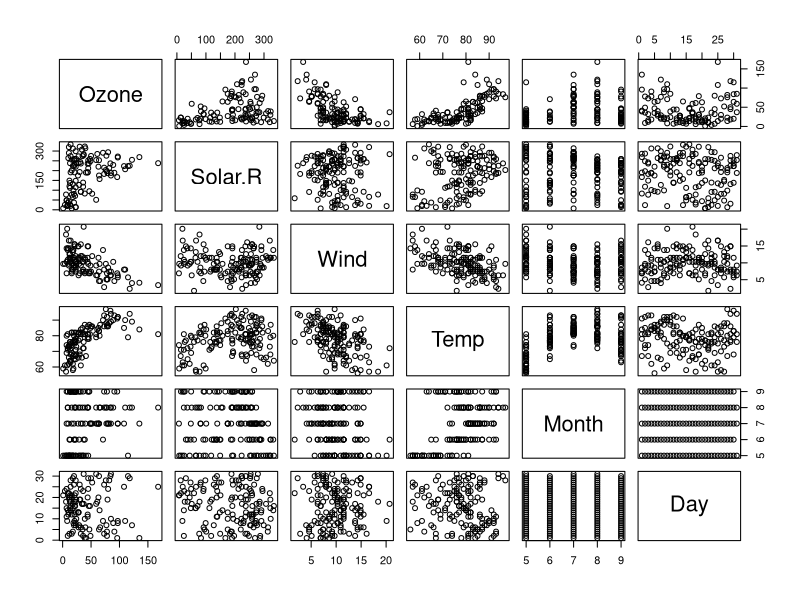
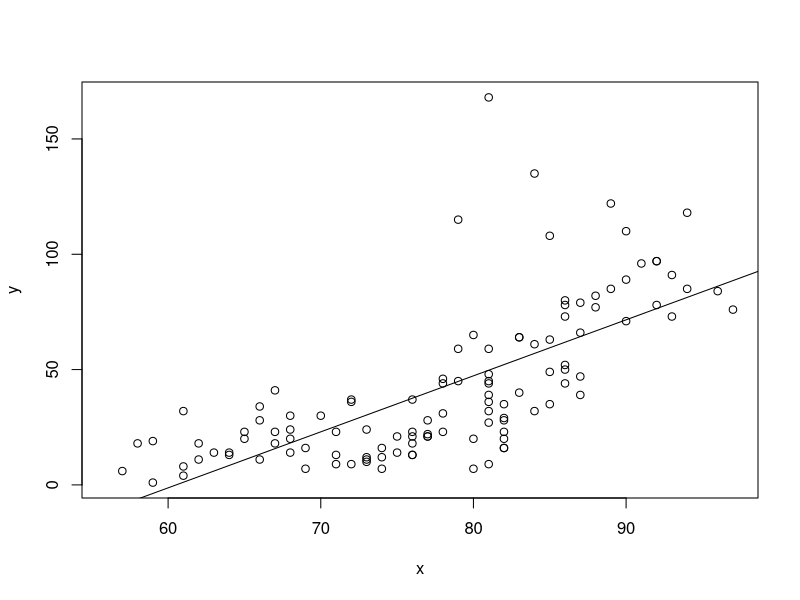

Here is the R script that generated these plots, in order:
## ---- chunk 1
knitr::opts_chunk$set(echo = TRUE)
## ---- chunk 2
library(datasets)
data(airquality)
summary(airquality)
## ---- chunk 3
pairs(airquality)
## ---- chunk 4
library(stats)
fit <- lm(Ozone ~ Temp, airquality)
summary(fit)
## ---- chunk 5
x <- airquality$Temp 
y <- airquality$Ozone

plot(x,y)
abline(fit)
